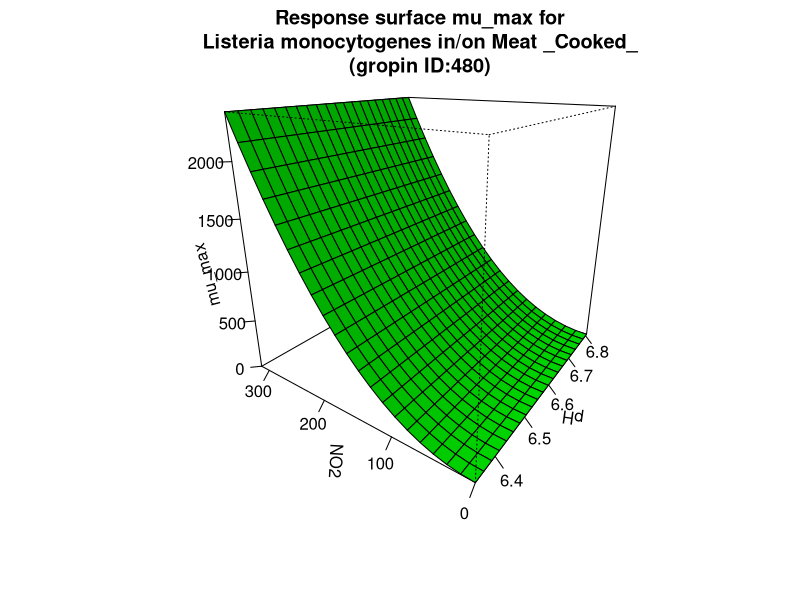

Here is the R script that generated this plot:
#############################
# start of Parameter script
#############################
pH <- seq(6.34365634365634,6.8068,length.out=21)
NO2 <- seq(0,315.315,length.out=21)
#############################
# end of Parameter script
#############################
############################# 
# start of Model script Gropin ID 480 
#############################
 
# constant coefficients for this model
 
variables <- data.frame(pH,NO2)
argumentsPar <- expand.grid(variables)
 
# heart of the model
response_surface <- function(pH,NO2) {
   mumax <-(-0.12635+0.027170*pH+0.031746*NO2+(-0.008778)*pH*NO2+(-0.005576)*(pH^2)+0.024220*(NO2^2))

return(mumax=mumax)
} 

# output parameters
mumax <- cbind(argumentsPar,response_surface(argumentsPar['pH'],argumentsPar['NO2']))
colnames(mumax) <- c(colnames(argumentsPar),'mumax')
#############################
# End of Model script
#############################
############################# 
# start of Visualisation script Gropin ID 480 
#############################
persp(pH,NO2,matrix(unlist(mumax$mumax),nrow=21),col = 'green',xlab='pH',ylab='NO2',zlab='mu_max',main='Response surface mu_max for
Listeria monocytogenes in/on Meat _Cooked_
(gropin ID:480)',theta=305,phi=20,shade=0.25,ticktype = 'detailed')
#############################
# End of Visualisation script
#############################
